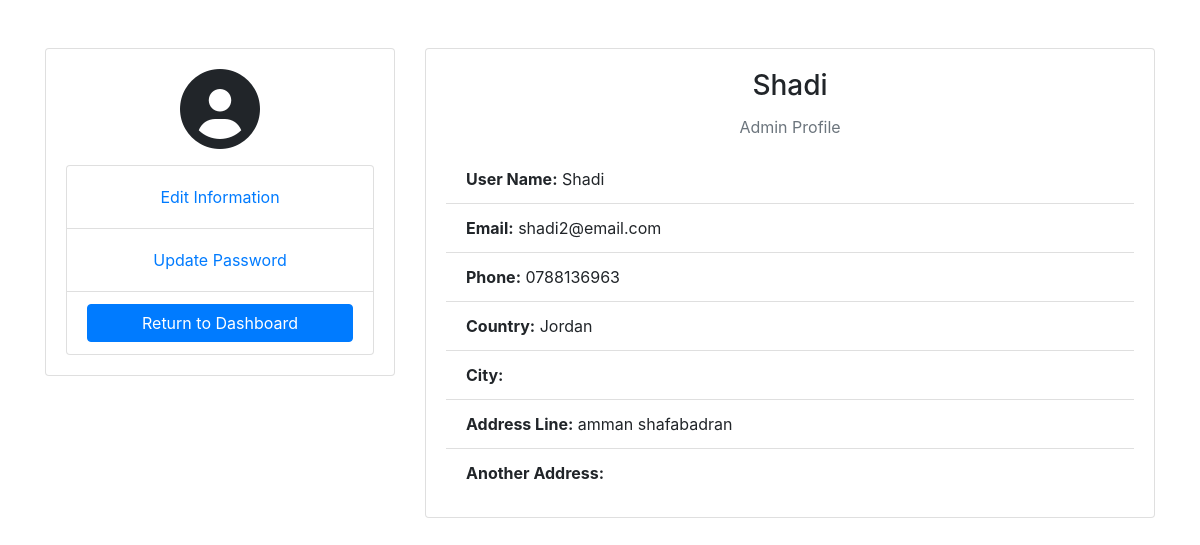
/admin_dashboard/profile/profile.php (signed in), run on the app's committed database.
### tables this page shows
CREATE TABLE `users` (
  `id` int(11) NOT NULL,
  `user_name` varchar(200) DEFAULT NULL,
  `email` varchar(150) NOT NULL,
  `password` varchar(255) DEFAULT NULL,
  `phone_number` varchar(14) DEFAULT NULL,
  `role` int(11) DEFAULT 1,
  `created_at` timestamp NOT NULL DEFAULT current_timestamp(),
  `updated_at` timestamp NOT NULL DEFAULT current_timestamp() ON UPDATE current_timestamp(),
  `deleted` tinyint(1) NOT NULL DEFAULT 0,
  `address_line_1` varchar(200) NOT NULL,
  `address_line_2` varchar(200) DEFAULT NULL,
  `country` varchar(100) NOT NULL,
  `city` varchar(50) NOT NULL
);

### admin_dashboard/profile/User.php (called while the page is built, shortened)
<?php
class User {
    private $pdo;
    public function __construct($pdo) {
        $this->pdo = $pdo;
    }
    public function getUserById($user_id) {
        $stmt = $this->pdo->prepare("SELECT * FROM users WHERE id = ?");
        $stmt->execute([$user_id]);
        return $stmt->fetch(PDO::FETCH_ASSOC);
    }
}
?>

### admin_dashboard/profile/profile.php (the view, shortened to what this page needs)
<?php
require_once 'User.php';
$user_id = $_SESSION['id'];
$db = new Database();
$pdo = $db->getConnection();
$user = new User($pdo);
$user_info = $user->getUserById($user_id);
$current_view = 'details';
?>
<!DOCTYPE html>
<html lang="en">
<head>
    <link href="https://stackpath.bootstrapcdn.com/bootstrap/4.5.2/css/bootstrap.min.css" rel="stylesheet">
    <link href="https://cdnjs.cloudflare.com/ajax/libs/font-awesome/6.0.0-beta3/css/all.min.css" rel="stylesheet">
    <link rel="stylesheet" href="https://cdnjs.cloudflare.com/ajax/libs/sweetalert/1.1.3/sweetalert.min.css">
</head>
<body>
<div class="container mt-5">
    <div class="row">
        <div class="col-md-4">
            <div class="card">
                <div class="card-body text-center">
                    <div class="profile-image mb-3">
                        <i class="fas fa-user-circle profile-icon fa-5x"></i>
                    </div>
                    <form method="POST">
                        <ul class="list-group">
                            <li class="list-group-item"><button type="submit" name="view" value="edit_info" class="btn btn-link <?php echo $current_view === 'edit_info' ? 'text-danger' : ''; ?>">Edit Information</button></li>
                            <li class="list-group-item"><button type="submit" name="view" value="update_password" class="btn btn-link <?php echo $current_view === 'update_password' ? 'text-danger' : ''; ?>">Update Password</button></li>
                            <li class="list-group-item text-center">
                                <a href="../index.php" class="btn btn-primary btn-block">Return to Dashboard</a>
                            </li>
                        </ul>
                    </form>
                </div>
            </div>
        </div>
        <div class="col-md-8">
            <div class="card">
                <div class="card-body">
                    <h3 class="card-title text-center"><?php echo htmlspecialchars($user_info['user_name']); ?></h3>
                    <p class="text-muted text-center">Admin Profile</p>
                    <?php if ($current_view === 'details') { ?>
                        <ul class="list-group list-group-flush">
                            <li class="list-group-item"><strong>User Name:</strong> <?php echo htmlspecialchars($user_info['user_name']); ?></li>
                            <li class="list-group-item"><strong>Email:</strong> <?php echo htmlspecialchars($user_info['email']); ?></li>
                            <li class="list-group-item"><strong>Phone:</strong> <?php echo htmlspecialchars($user_info['phone_number']); ?></li>
                            <li class="list-group-item"><strong>Country:</strong> <?php echo htmlspecialchars($user_info['country']); ?></li>
                            <li class="list-group-item"><strong>City:</strong> <?php echo htmlspecialchars($user_info['city']); ?></li>
                            <li class="list-group-item"><strong>Address Line:</strong> <?php echo htmlspecialchars($user_info['address_line_1']); ?></li>
                            <li class="list-group-item"><strong>Another Address:</strong> <?php echo htmlspecialchars($user_info['address_line_2']); ?></li>
                        </ul>
                    <?php } ?>
                </div>
            </div>
        </div>
    </div>
</div>
</body>
</html>

### data on the page
users: user_name "Shadi", email "shadi2@email.com", phone_number "0788136963", country "Jordan", address_line_1 "amman shafabadran"
